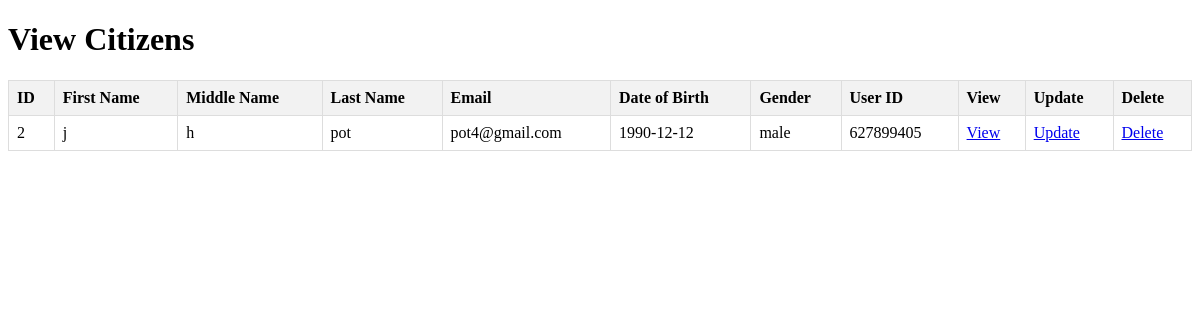
/view-citizens, run on the app's committed database.
### tables this page shows
CREATE TABLE users (
        id INTEGER PRIMARY KEY,
        first_name TEXT,
        middle_name TEXT,
        last_name TEXT,
        date_of_birth DATE,
        email TEXT UNIQUE,
        gender TEXT,
        user_id TEXT UNIQUE
    );

### app.py (the view)
@app.route("/view-citizens")
def view_citizens():
    try:
        conn = sqlite3.connect('mydatabase.db')
        cursor = conn.cursor()
        cursor.execute("SELECT id, first_name, middle_name, last_name, email, date_of_birth, gender, user_id FROM users")
        users = cursor.fetchall()
        conn.close()
        return render_template("view_citizens.html", users=users)
    except Exception as e:
        return f"An error occurred: {str(e)}"

### templates/view_citizens.html (shortened to what this page needs)
<!DOCTYPE html>
<html lang="en">
<head>
</head>
<body>
    <h1>View Citizens</h1>
    <table>
        <tr>
            <th>ID</th>
            <th>First Name</th>
            <th>Middle Name</th>
            <th>Last Name</th>
            <th>Email</th>
            <th>Date of Birth</th>
            <th>Gender</th>
            <th>User ID</th>
            <th>View</th>
            <th>Update</th>
            <th>Delete</th>
        </tr>
        {% for user in users %}
        <tr>
            <td>{{ user[0] }}</td>
            <td>{{ user[1] }}</td>
            <td>{{ user[2] }}</td>
            <td>{{ user[3] }}</td>
            <td>{{ user[4] }}</td>
            <td>{{ user[5] }}</td>
            <td>{{ user[6] }}</td>
            <td>{{ user[7] }}</td>
            <td>
                <a href="/view-citizen/{{ user[0] }}">View</a>
            </td>
            <td>
                <a href="/update-citizen/{{ user[0] }}">Update</a>
            </td>
            <td>
                <a href="/delete-citizen/{{ user[0] }}">Delete</a>
            </td>
        </tr>
        {% endfor %}
    </table>
</body>
</html>

### templates/view_citizens.html (style rules this page uses)
table { width: 100%; border-collapse: collapse; }
th, td { border: 1px solid #ddd; padding: 8px; text-align: left; }
th { background-color: #f2f2f2; }

### data on the page
users: id "2", first_name "j", middle_name "h", last_name "pot", email "pot4@gmail.com", date_of_birth "1990-12-12", gender "male", user "627899405"
